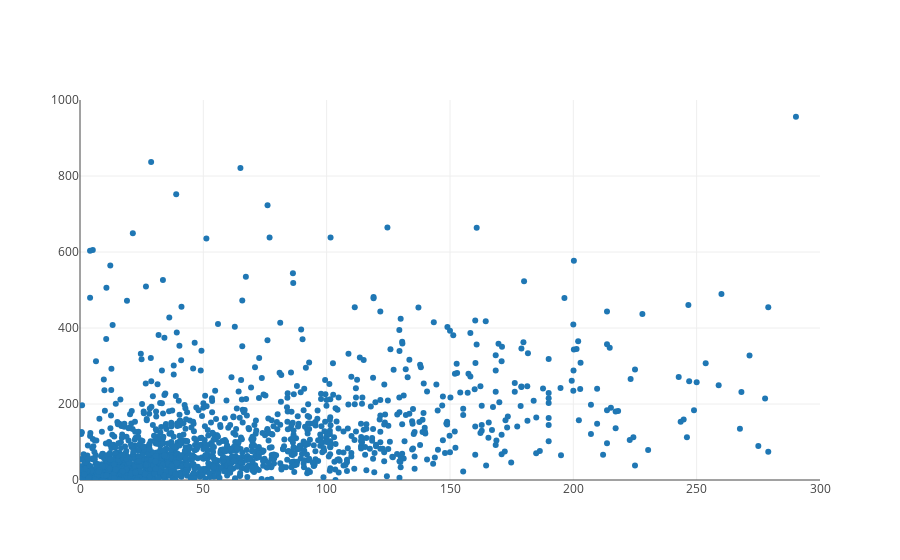

Source (notebook cell):
### Markdown cell above
Huh, well we should've known.  Now let's zoom in on our dataset so that our plot no longer expands for just a few of the outliers. We will set the x-axis of our plot to go from zero to 300 million dollars, and the y-axis of our plot to go from zero to one billion dollars.

### Code cell
from graph import build_layout
revenues_per_budgets_trace = trace_values(budgets, domestic_revenues, text = titles)
revenues_layout = build_layout(x_range = [0, 300], y_range = [0, 1000])
plot([revenues_per_budgets_trace], revenues_layout)

### Figure 1 — Plotly figure (JSON) as saved in the notebook; plotly's stock layout.template omitted (floating-point values rounded to 4 significant figures; data arrays with more than 128 entries replaced by an {"elided": "..."} marker saying what was removed)
{"data": [{"mode": "markers", "name": "data", "text": {"elided": "1776 str values"}, "type": "scatter", "uid": "2ce410ce-8946-11e9-a51e-0b77553b67d7", "x": {"elided": "1776 float values"}, "y": {"elided": "1776 float values"}}], "layout": {"xaxis": {"range": [0, 300]}, "yaxis": {"range": [0, 1000]}}}
